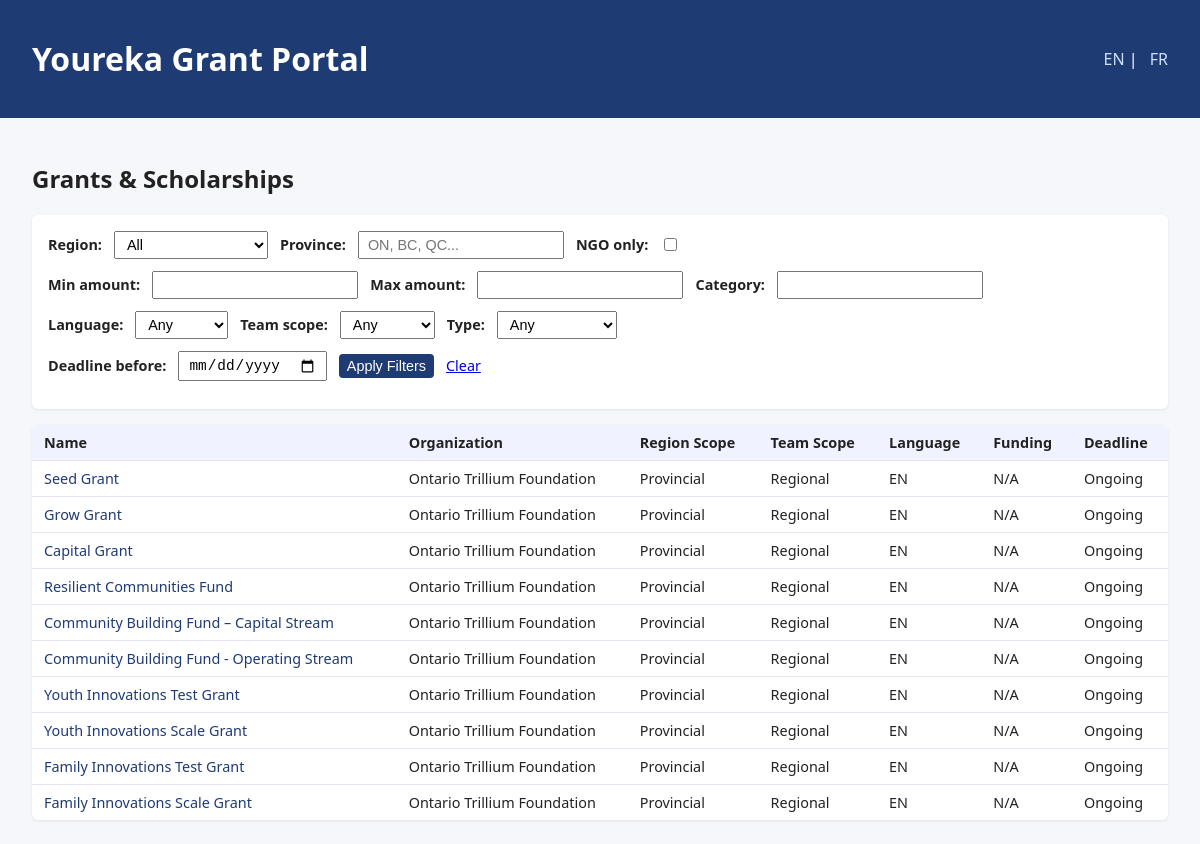
Before: / with the older database file.
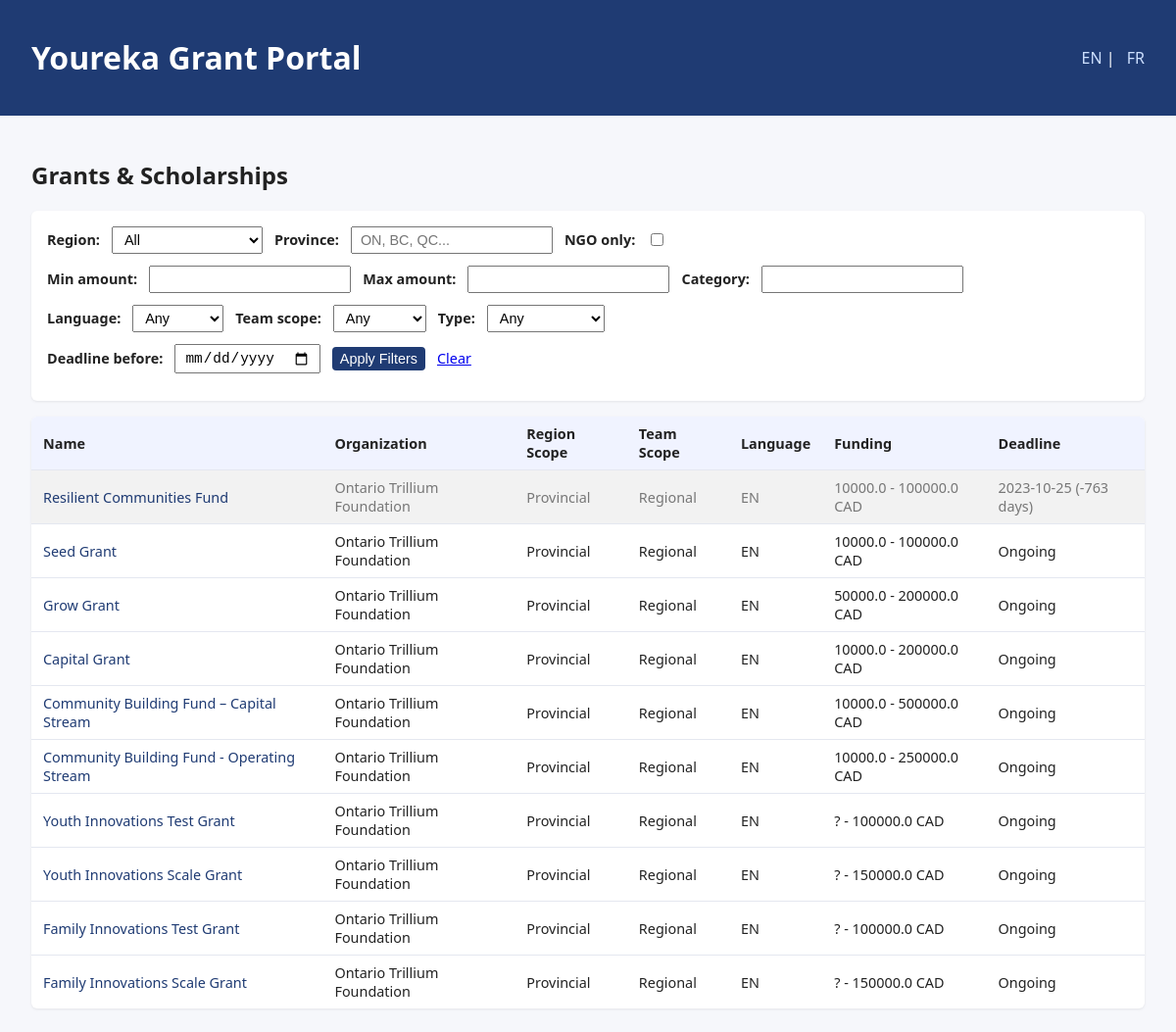
After: the same page with the newer database file.
### youreka/models.py (models this page shows, shortened)
class Grant(db.Model):
    __tablename__ = "grants"
    id = db.Column(db.Integer, primary_key=True)
    name_en = db.Column(db.String(255), nullable=False)
    name_fr = db.Column(db.String(255))
    description_en = db.Column(db.Text)
    description_fr = db.Column(db.Text)
    eligibility_en = db.Column(db.Text)
    eligibility_fr = db.Column(db.Text)
    organization_id = db.Column(db.Integer, db.ForeignKey("organizations.id"))
    organization = db.relationship("Organization", back_populates="grants")
    category = db.Column(db.String(100))  # e.g., "Education", "Youth"
    province = db.Column(db.String(50))
    region_scope = db.Column(db.String(50))  # e.g., "National", "Provincial"
    country = db.Column(db.String(50), default="Canada")
    team_scope = db.Column(db.String(50))    # "National", "Regional"
    individual_type = db.Column(db.String(20))  # "individual", "organization", "both"
    funding_min = db.Column(db.Float)
    funding_max = db.Column(db.Float)
    currency = db.Column(db.String(10), default="CAD")
    deadline_date = db.Column(db.Date, nullable=True)
    ongoing_flag = db.Column(db.Boolean, default=False)
    language = db.Column(db.String(20), default="EN")  # "EN", "FR", "Bilingual"
    is_ngo_only = db.Column(db.Boolean, default=False)
    source_url = db.Column(db.String(255))
    external_id = db.Column(db.String(255), unique=True)
    created_at = db.Column(db.DateTime, default=datetime.utcnow)
    updated_at = db.Column(
        db.DateTime, default=datetime.utcnow, onupdate=datetime.utcnow
    )
    statuses = db.relationship("GrantStatus", back_populates="grant")
    def days_until_deadline(self):
        if not self.deadline_date:
            return None
        return (self.deadline_date - date.today()).days

class Organization(db.Model):
    __tablename__ = "organizations"
    id = db.Column(db.Integer, primary_key=True)
    name = db.Column(db.String(200), nullable=False)
    type = db.Column(db.String(50))  # e.g., "Government", "Foundation"
    ngo_only = db.Column(db.Boolean, default=False)
    website_url = db.Column(db.String(255))
    country = db.Column(db.String(50), default="Canada")
    province = db.Column(db.String(50))
    grants = db.relationship("Grant", back_populates="organization")

### youreka/grants/routes.py (the view)
@bp.route("/")
def index():
    query = Grant.query
    query = _apply_filters(query)
    grants = query.order_by(Grant.deadline_date.is_(None), Grant.deadline_date.asc()).all()
    regions = Region.query.filter_by(is_active=True).all()
    current_date = date.today()
    return render_template(
        "grants/list.html",
        grants=grants,
        regions=regions,
        current_date=current_date,
        filters=request.args,
    )

### youreka/templates/grants/list.html (shortened to what this page needs)
{% extends "base.html" %}
{% block content %}
<h2>Grants & Scholarships</h2>
<form method="get" class="filter-form">
  <div class="filter-row">
    <label>Region:</label>
    <select name="region_id">
      <option value="">All</option>
    </select>
    <label>Province:</label>
    <input type="text" name="province" value="{{ filters.get('province', '') }}" placeholder="ON, BC, QC..." />
    <label>NGO only:</label>
    <input type="checkbox" name="ngo_only" value="true"
      {% if filters.get('ngo_only') == 'true' %}checked{% endif %} />
  </div>
  <div class="filter-row">
    <label>Min amount:</label>
    <input type="number" name="min_amount" step="100" value="{{ filters.get('min_amount', '') }}" />
    <label>Max amount:</label>
    <input type="number" name="max_amount" step="100" value="{{ filters.get('max_amount', '') }}" />
    <label>Category:</label>
    <input type="text" name="category" value="{{ filters.get('category', '') }}" />
  </div>
  <div class="filter-row">
    <label>Language:</label>
    <select name="language">
      <option value="">Any</option>
    </select>
    <label>Team scope:</label>
    <select name="team_scope">
      <option value="">Any</option>
    </select>
    <label>Type:</label>
    <select name="individual_type">
      <option value="">Any</option>
    </select>
  </div>
  <div class="filter-row">
    <label>Deadline before:</label>
    <input type="date" name="deadline_before" value="{{ filters.get('deadline_before', '') }}" />
    <button type="submit">Apply Filters</button>
    <a href="{{ url_for('grants.index') }}">Clear</a>
  </div>
</form>
<table class="grant-table">
  <thead>
    <tr>
      <th>Name</th>
      <th>Organization</th>
      <th>Region Scope</th>
      <th>Team Scope</th>
      <th>Language</th>
      <th>Funding</th>
      <th>Deadline</th>
    </tr>
  </thead>
  <tbody>
    {% for grant in grants %}
      {% set days_left = grant.days_until_deadline() %}
      {% set row_class = "" %}
      {% if days_left is not none %}
        {% if days_left < 0 %}
          {% set row_class = "deadline-past" %}
        {% elif days_left < 7 %}
          {% set row_class = "deadline-red" %}
        {% elif days_left < 14 %}
          {% set row_class = "deadline-yellow" %}
        {% elif days_left < 30 %}
          {% set row_class = "deadline-blue" %}
        {% endif %}
      {% endif %}
      <tr class="{{ row_class }}">
        <td>
          <a href="{{ url_for('grants.grant_detail', grant_id=grant.id) }}">
            {{ grant.name_en }}
          </a>
        </td>
        <td>{{ grant.organization.name if grant.organization else '' }}</td>
        <td>{{ grant.region_scope }}</td>
        <td>{{ grant.team_scope }}</td>
        <td>{{ grant.language }}</td>
        <td>
          {% if grant.funding_min or grant.funding_max %}
            {{ grant.funding_min or "?" }} - {{ grant.funding_max or "?" }} {{ grant.currency }}
          {% else %}
            N/A
          {% endif %}
        </td>
        <td>
          {% if grant.deadline_date %}
            {{ grant.deadline_date.strftime("%Y-%m-%d") }} ({{ days_left }} days)
          {% else %}
            Ongoing
          {% endif %}
        </td>
      </tr>
    {% else %}
      <tr>
        <td colspan="7">No grants found for the selected filters.</td>
      </tr>
    {% endfor %}
  </tbody>
</table>
{% endblock %}

### youreka/templates/base.html (shortened to what this page needs)
<!doctype html>
<html lang="{{ g.get('lang', 'en') or 'en' }}">
<head>
  <link rel="stylesheet" href="{{ url_for('static', filename='css/styles.css') }}">
</head>
<body>
  <header class="header">
    <h1>Youreka Grant Portal</h1>
    <nav>
      <a href="{{ url_for('grants.index', lang='en') }}">EN</a> |
      <a href="{{ url_for('grants.index', lang='fr') }}">FR</a>
    </nav>
  </header>
  <main class="container">
    {% block content %}{% endblock %}
  </main>
</body>
</html>

### youreka/static/css/styles.css (style rules this page uses)
body { font-family: system-ui, -apple-system, BlinkMacSystemFont, "Segoe UI", sans-serif; margin: 0; padding: 0; background: #f6f7fb; color: #222; }
.header { background: #1f3b73; color: white; padding: 1rem 2rem; display: flex; justify-content: space-between; align-items: center; }
.header a { color: #cde0ff; text-decoration: none; margin-left: 0.5rem; }
.container { padding: 1.5rem 2rem; }
.filter-form { background: white; padding: 1rem; border-radius: 6px; margin-bottom: 1rem; box-shadow: 0 1px 3px rgba(0,0,0,0.08); }
.filter-row { display: flex; flex-wrap: wrap; gap: 0.75rem; margin-bottom: 0.75rem; align-items: center; }
.filter-row label { font-size: 0.9rem; font-weight: 600; }
.filter-row input, .filter-row select, .filter-row button { padding: 0.25rem 0.5rem; font-size: 0.9rem; }
.filter-row button { background: #1f3b73; color: white; border: none; border-radius: 4px; cursor: pointer; }
.filter-row a { font-size: 0.9rem; }
.grant-table { width: 100%; border-collapse: collapse; background: white; border-radius: 6px; overflow: hidden; box-shadow: 0 1px 3px rgba(0,0,0,0.08); }
.grant-table th, .grant-table td { padding: 0.5rem 0.75rem; border-bottom: 1px solid #e4e7f0; font-size: 0.9rem; }
.grant-table th { background: #f0f3ff; text-align: left; }
.grant-table tr:last-child td { border-bottom: none; }
.grant-table a { color: #1f3b73; text-decoration: none; }
.deadline-past { background: #f2f2f2; color: #777; }

Changed rows visible on the page:
changed Grant "Resilient Communities Fund": funding_min (not shown) → "10000.0"; funding_max (not shown) → "100000.0"; currency (not shown) → "CAD"; deadline_date (not shown) → "2023-10-25"; days_left (not shown) → "-763"; funding_min "N/A" → "-"; deadline_date "Ongoing" → "( days)"; moves up the list
changed Grant "Seed Grant": funding_min (not shown) → "10000.0"; funding_max (not shown) → "100000.0"; currency (not shown) → "CAD"; funding_min "N/A" → "-"
changed Grant "Grow Grant": funding_min (not shown) → "50000.0"; funding_max (not shown) → "200000.0"; currency (not shown) → "CAD"; funding_min "N/A" → "-"
changed Grant "Capital Grant": funding_min (not shown) → "10000.0"; funding_max (not shown) → "200000.0"; currency (not shown) → "CAD"; funding_min "N/A" → "-"
changed Grant "Community Building Fund – Capital Stream": funding_min (not shown) → "10000.0"; funding_max (not shown) → "500000.0"; currency (not shown) → "CAD"; funding_min "N/A" → "-"
changed Grant "Community Building Fund - Operating Stream": funding_min (not shown) → "10000.0"; funding_max (not shown) → "250000.0"; currency (not shown) → "CAD"; funding_min "N/A" → "-"
changed Grant "Youth Innovations Test Grant": funding_min (not shown) → "?"; funding_max (not shown) → "100000.0"; currency (not shown) → "CAD"; funding_max "N/A" → "-"
changed Grant "Youth Innovations Scale Grant": funding_min (not shown) → "?"; funding_max (not shown) → "150000.0"; currency (not shown) → "CAD"; funding_max "N/A" → "-"
changed Grant "Family Innovations Test Grant": funding_min (not shown) → "?"; funding_max (not shown) → "100000.0"; currency (not shown) → "CAD"; funding_max "N/A" → "-"
changed Grant "Family Innovations Scale Grant": funding_min (not shown) → "?"; funding_max (not shown) → "150000.0"; currency (not shown) → "CAD"; funding_max "N/A" → "-"
